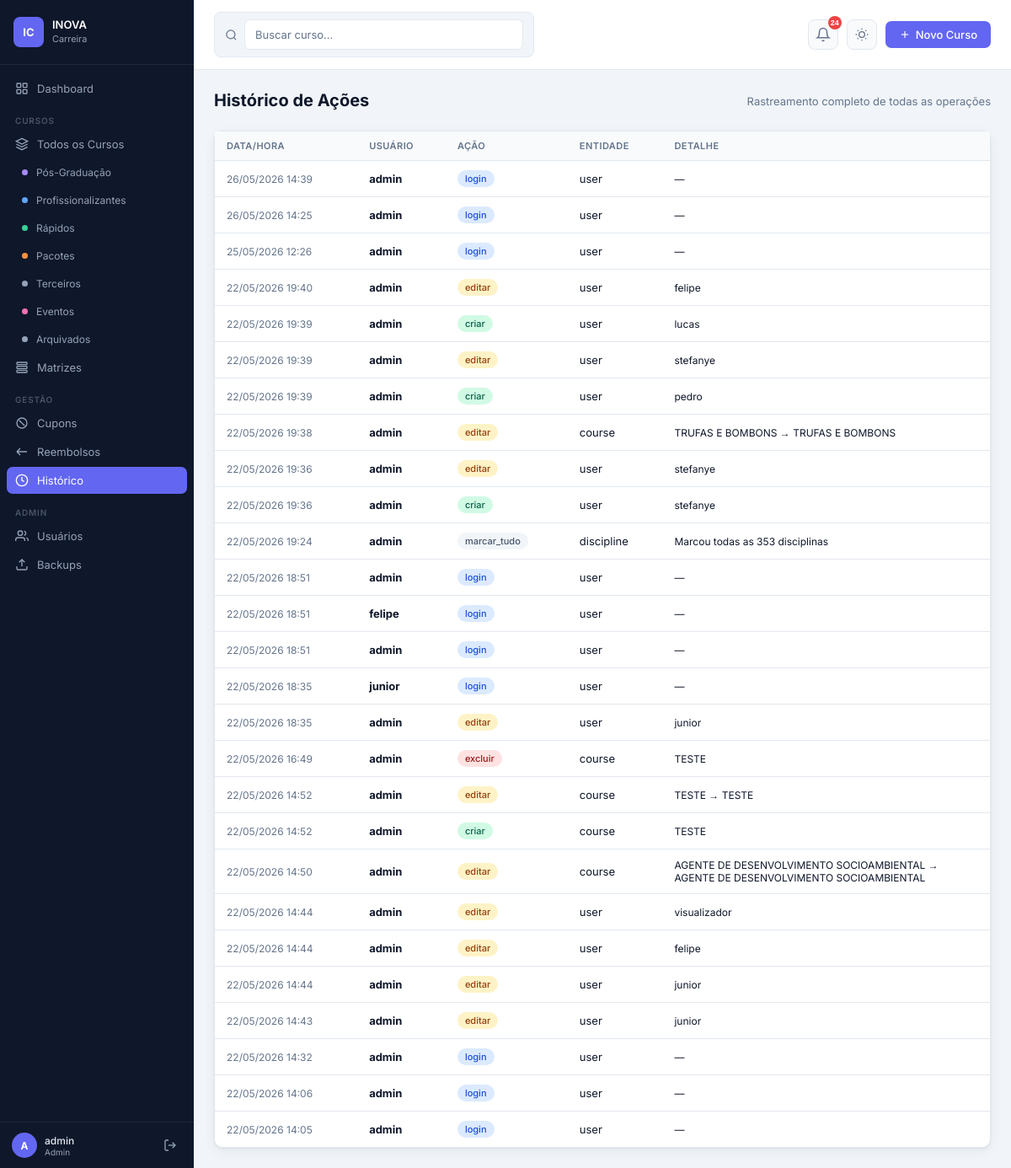
Before: /historico (signed in) with the older database file.
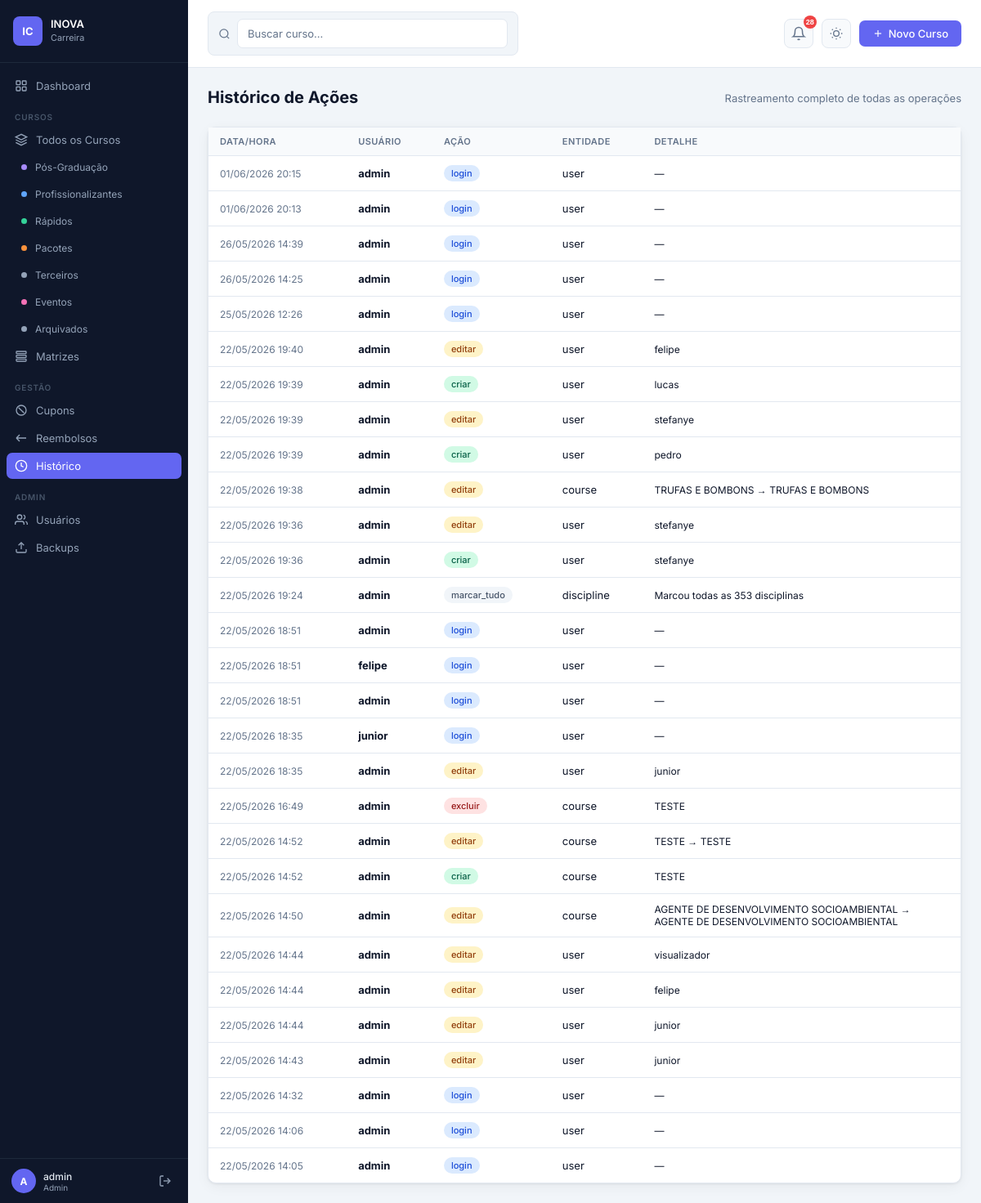
After: the same page with the newer database file.
### app.py (models this page shows)
class AuditLog(db.Model):
    id         = db.Column(db.Integer, primary_key=True)
    user_id    = db.Column(db.Integer, db.ForeignKey('user.id'))
    username   = db.Column(db.String(80))
    action     = db.Column(db.String(50))   # criar, editar, excluir, login
    entity     = db.Column(db.String(50))   # course, user, cupom
    entity_id  = db.Column(db.Integer)
    detail     = db.Column(db.Text)         # JSON do que mudou
    timestamp  = db.Column(db.DateTime, default=datetime.utcnow)

### app.py (the view)
@app.route('/historico')
@perm_check('can_view_historico')
def historico():
    page = request.args.get('page', 1, type=int)
    logs = AuditLog.query.order_by(AuditLog.timestamp.desc()).paginate(page=page, per_page=50)
    return render_template('historico.html', logs=logs)

### app.py (called while the page is built, shortened)
def perm_check(check_fn_name):
    def decorator(f):
        @wraps(f)
        def decorated(*args, **kwargs):
            if 'user_id' not in session:
                return redirect(url_for('login'))
            u = User.query.get(session['user_id'])
            if not u or not getattr(u, check_fn_name)():
                flash('Você não tem permissão para acessar esta seção.', 'danger')
                return redirect(url_for('dashboard'))
            return f(*args, **kwargs)
        return decorated
    return decorator

@app.context_processor
def inject_now():
    return {'now': datetime.now}

@app.before_request
def ensure_db():
    global _db_ready

    def can_manage_cupons(self):
        if self.role == 'admin': return True
        if self._p().get('block_cupons'): return False
        return self.role == 'editor' or self._p().get('cupons_gerenciar', False)

    def can_manage_reembolsos(self):
        if self.role == 'admin': return True
        if self._p().get('block_reembolsos'): return False
        return self.role == 'editor' or self._p().get('reembolsos_gerenciar', False)

    def can_view_historico(self):
        if self.role == 'admin': return True
        if self._p().get('block_historico'): return False
        return self.role == 'editor' or self._p().get('historico_ver', False)

### templates/historico.html (shortened to what this page needs)
{% extends 'base.html' %}
{% block content %}
<div class="page">
  <div class="page-header">
    <div class="page-title">Histórico de Ações</div>
    <div class="page-subtitle">Rastreamento completo de todas as operações</div>
  </div>
  <div class="card">
    <div class="table-wrapper">
      <table>
        <thead><tr><th>Data/Hora</th><th>Usuário</th><th>Ação</th><th>Entidade</th><th>Detalhe</th></tr></thead>
        <tbody>
          {% for log in logs.items %}
          <tr>
            <td style="font-size:12px;color:var(--text-muted);white-space:nowrap">{{ log.timestamp.strftime('%d/%m/%Y %H:%M') }}</td>
            <td><strong>{{ log.username }}</strong></td>
            <td>
              {% if log.action == 'criar' %}<span class="badge badge-ativo">criar</span>
              {% elif log.action == 'editar' %}<span class="badge badge-em_edicao">editar</span>
              {% elif log.action in ['excluir','arquivar'] %}<span class="badge badge-descontinuado">{{ log.action }}</span>
              {% elif log.action == 'login' %}<span class="badge badge-profissionalizante">login</span>
              {% else %}<span class="badge badge-oculto">{{ log.action }}</span>
              {% endif %}
            </td>
            <td>{{ log.entity }}</td>
            <td style="font-size:12px;max-width:300px">{{ log.detail or '—' }}</td>
          </tr>
          {% else %}
          <tr><td colspan="5" style="text-align:center;color:var(--text-muted);padding:32px">Nenhum registro.</td></tr>
          {% endfor %}
        </tbody>
      </table>
    </div>
  </div>
</div>
{% endblock %}

### templates/base.html (shortened to what this page needs)
<!DOCTYPE html>
<html lang="pt-BR" data-theme="light">
<head>
  <link rel="stylesheet" href="{{ url_for('static', filename='css/style.css') }}">
</head>
<body>
<div class="app-layout">
  <aside class="sidebar">
    <div class="sidebar-logo">
      <div class="logo-icon">IC</div>
      <span class="logo-text">INOVA<br><small>Carreira</small></span>
    </div>
    <nav class="sidebar-nav">
      <a href="{{ url_for('dashboard') }}" class="nav-item {% if request.endpoint=='dashboard' %}active{% endif %}">
        <svg viewBox="0 0 24 24"><rect x="3" y="3" width="7" height="7" rx="1"/><rect x="14" y="3" width="7" height="7" rx="1"/><rect x="3" y="14" width="7" height="7" rx="1"/><rect x="14" y="14" width="7" height="7" rx="1"/></svg>
        Dashboard
      </a>
      <div class="nav-section">CURSOS</div>
      {% set cur_tipo = request.args.get('tipo', c.tipo if (request.endpoint == 'curso_detalhe' and c is defined) else '') %}
      {% set em_curso = request.endpoint in ['cursos','curso_detalhe','curso_novo','curso_editar'] %}
      <a href="{{ url_for('cursos') }}" class="nav-item {% if em_curso and not cur_tipo %}active{% endif %}">
        <svg viewBox="0 0 24 24"><path d="M12 2L2 7l10 5 10-5-10-5zM2 17l10 5 10-5M2 12l10 5 10-5"/></svg>
        Todos os Cursos
      </a>
      <a href="{{ url_for('cursos', tipo='pos') }}" class="nav-item nav-sub {% if em_curso and cur_tipo=='pos' %}active{% endif %}">
        <span class="dot dot-purple"></span> Pós-Graduação
      </a>
      <a href="{{ url_for('cursos', tipo='profissionalizante') }}" class="nav-item nav-sub {% if em_curso and cur_tipo=='profissionalizante' %}active{% endif %}">
        <span class="dot dot-blue"></span> Profissionalizantes
      </a>
      <a href="{{ url_for('cursos', tipo='rapido') }}" class="nav-item nav-sub {% if em_curso and cur_tipo=='rapido' %}active{% endif %}">
        <span class="dot dot-green"></span> Rápidos
      </a>
      <a href="{{ url_for('cursos', tipo='pacote') }}" class="nav-item nav-sub {% if em_curso and cur_tipo=='pacote' %}active{% endif %}">
        <span class="dot dot-orange"></span> Pacotes
      </a>
      <a href="{{ url_for('cursos', tipo='terceiros') }}" class="nav-item nav-sub {% if em_curso and cur_tipo=='terceiros' %}active{% endif %}">
        <span class="dot dot-gray"></span> Terceiros
      </a>
      <a href="{{ url_for('cursos', tipo='evento') }}" class="nav-item nav-sub {% if em_curso and cur_tipo=='evento' %}active{% endif %}">
        <span class="dot dot-pink"></span> Eventos
      </a>
      {% set cur_status = request.args.get('status','') %}
      <a href="{{ url_for('cursos', status='descontinuado') }}" class="nav-item nav-sub {% if em_curso and cur_status=='descontinuado' %}active{% endif %}">
        <span class="dot" style="background:#94a3b8"></span> Arquivados
      </a>
      <a href="{{ url_for('matrizes') }}" class="nav-item {% if request.endpoint=='matrizes' %}active{% endif %}">
        <svg viewBox="0 0 24 24"><rect x="3" y="3" width="18" height="4" rx="1"/><rect x="3" y="10" width="18" height="4" rx="1"/><rect x="3" y="17" width="18" height="4" rx="1"/></svg>
        Matrizes
      </a>
      {% if can_cupons or can_reembolsos or can_historico %}
      <div class="nav-section">GESTÃO</div>
      {% endif %}
      {% if can_cupons %}
      <a href="{{ url_for('cupons') }}" class="nav-item {% if 'cupom' in request.endpoint %}active{% endif %}">
        <svg viewBox="0 0 24 24"><path d="M7 7h.01M17 17h.01M3 12a9 9 0 1 0 18 0 9 9 0 0 0-18 0M7 7l10 10"/></svg>
        Cupons
      </a>
      {% endif %}
      {% if can_reembolsos %}
      <a href="{{ url_for('reembolsos') }}" class="nav-item {% if 'reembolso' in request.endpoint %}active{% endif %}">
        <svg viewBox="0 0 24 24"><path d="M3 12h18M3 12l6-6M3 12l6 6"/></svg>
        Reembolsos
      </a>
      {% endif %}
      {% if can_historico %}
      <a href="{{ url_for('historico') }}" class="nav-item {% if request.endpoint=='historico' %}active{% endif %}">
        <svg viewBox="0 0 24 24"><circle cx="12" cy="12" r="10"/><path d="M12 6v6l4 2"/></svg>
        Histórico
      </a>
      {% endif %}
      {% if session.role == 'admin' %}
      <div class="nav-section">ADMIN</div>
      <a href="{{ url_for('usuarios') }}" class="nav-item {% if 'usuario' in request.endpoint %}active{% endif %}">
        <svg viewBox="0 0 24 24"><path d="M17 21v-2a4 4 0 0 0-4-4H5a4 4 0 0 0-4 4v2"/><circle cx="9" cy="7" r="4"/><path d="M23 21v-2a4 4 0 0 0-3-3.87M16 3.13a4 4 0 0 1 0 7.75"/></svg>
        Usuários
      </a>
      <a href="{{ url_for('backup_lista') }}" class="nav-item {% if 'backup' in request.endpoint %}active{% endif %}">
        <svg viewBox="0 0 24 24"><path d="M21 15v4a2 2 0 0 1-2 2H5a2 2 0 0 1-2-2v-4"/><polyline points="17 8 12 3 7 8"/><line x1="12" y1="3" x2="12" y2="15"/></svg>
        Backups
      </a>
      {% endif %}
    </nav>
    <div class="sidebar-footer">
      <div class="user-info">
        <div class="user-avatar">{{ session.username[0]|upper }}</div>
        <div>
          <div class="user-name">{{ session.username }}</div>
          <div class="user-role">{{ session.role }}</div>
        </div>
      </div>
      <a href="{{ url_for('logout') }}" class="logout-btn" title="Sair">
        <svg viewBox="0 0 24 24"><path d="M9 21H5a2 2 0 0 1-2-2V5a2 2 0 0 1 2-2h4"/><polyline points="16 17 21 12 16 7"/><line x1="21" y1="12" x2="9" y2="12"/></svg>
      </a>
    </div>
  </aside>
  <main class="main-content">
    <div class="topbar">
      <div class="search-bar">
        <svg viewBox="0 0 24 24"><circle cx="11" cy="11" r="8"/><path d="m21 21-4.35-4.35"/></svg>
        <input type="text" id="globalSearch" placeholder="Buscar curso..." autocomplete="off">
      </div>
      <div class="topbar-actions">
        <div class="notif-wrap">
          {% set total_badge = (notif_count + admin_finalizado_count) if session.role == 'admin' else notif_count %}
          <button class="theme-toggle" id="notifBtn" onclick="toggleNotif(event)" title="Notificações" style="position:relative">
            <svg viewBox="0 0 24 24" fill="none" stroke="currentColor" stroke-width="2" style="width:18px;height:18px">
              <path d="M18 8A6 6 0 0 0 6 8c0 7-3 9-3 9h18s-3-2-3-9"/>
              <path d="M13.73 21a2 2 0 0 1-3.46 0"/>
            </svg>
            {% if total_badge > 0 %}
            <span style="position:absolute;top:-5px;right:-5px;background:#ef4444;color:#fff;
                         border-radius:50%;min-width:16px;height:16px;font-size:9px;font-weight:700;
                         display:flex;align-items:center;justify-content:center;padding:0 2px;line-height:1">
              {{ total_badge if total_badge < 100 else '99+' }}
            </span>
            {% endif %}
          </button>
        </div>
        <button class="theme-toggle" onclick="toggleTheme()" title="Alternar tema claro/escuro" aria-label="Alternar tema">
        </button>
        {% if session.role in ['admin','editor'] %}
        <a href="{{ url_for('curso_novo') }}" class="btn btn-primary">
          <svg viewBox="0 0 24 24"><line x1="12" y1="5" x2="12" y2="19"/><line x1="5" y1="12" x2="19" y2="12"/></svg>
          Novo Curso
        </a>
        {% endif %}
      </div>
    </div>
    {% block content %}{% endblock %}
  </main>
</div>
</body>
</html>

Changed rows visible on the page:
added AuditLog: timestamp "01/06/2026 20:15", username "admin", action "login", entity "user", detail "—"
added AuditLog: timestamp "01/06/2026 20:13", username "admin", action "login", entity "user", detail "—"
Other visible differences:
{{ total_badge if total_badge < 100 else '99+' }}: "24" → "28"
